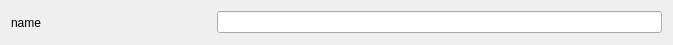
<?xml version="1.0" encoding="UTF-8"?>
<ui version="4.0">
 <class>Form</class>
 <widget class="QWidget" name="Form">
  <property name="geometry">
   <rect>
    <x>0</x>
    <y>0</y>
    <width>673</width>
    <height>45</height>
   </rect>
  </property>
  <property name="windowTitle">
   <string>Form</string>
  </property>
  <layout class="QHBoxLayout" name="horizontalLayout">
   <item>
    <widget class="QLabel" name="name">
     <property name="minimumSize">
      <size>
       <width>200</width>
       <height>0</height>
      </size>
     </property>
     <property name="text">
      <string>name</string>
     </property>
    </widget>
   </item>
   <item>
    <widget class="QLineEdit" name="value"/>
   </item>
  </layout>
 </widget>
 <resources/>
 <connections/>
</ui>
